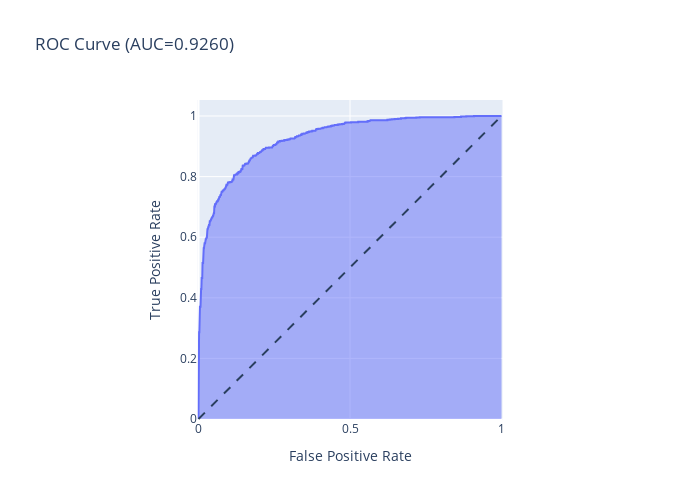

Notebook source saved alongside this figure:
### Code cell
#roc auc score
roc_auc_score(y_test, grid_clf.predict(X_test))

#accuracy score
accuracy_score(y_test, grid_clf.predict(X_test))

# classification report
print(classification_report(y_test, grid_clf.predict(X_test)))

#confusion matrix
c_matrix = confusion_matrix(y_test, grid_clf.predict(X_test))

#plot confusion matrix
sns.heatmap(c_matrix, annot=True, fmt='', cmap='Blues')

#plot roc curve
fpr, tpr, thresholds = roc_curve(y_test, grid_clf.predict_proba(X_test)[:,1])
roc_auc = auc(fpr, tpr)

fig = px.area(
    x=fpr, y=tpr,
    title=f'ROC Curve (AUC={roc_auc:.4f})',
    labels=dict(x='False Positive Rate', y='True Positive Rate'),
    width=700, height=500
)
fig.add_shape(
    type='line', line=dict(dash='dash'),
    x0=0, x1=1, y0=0, y1=1
)

fig.update_yaxes(scaleanchor="x", scaleratio=1)
fig.update_xaxes(constrain='domain')
fig.show()

### Figure 1 — Plotly figure (JSON) as saved in the notebook; plotly's stock layout.template omitted (floating-point values rounded to 4 significant figures; data arrays with more than 128 entries replaced by an {"elided": "..."} marker saying what was removed)
{"data": [{"fillpattern": {"shape": ""}, "hovertemplate": "False Positive Rate=%{x}<br>True Positive Rate=%{y}<extra></extra>", "legendgroup": "", "line": {"color": "#636efa"}, "marker": {"symbol": "circle"}, "mode": "lines", "name": "", "orientation": "v", "showlegend": false, "stackgroup": "1", "type": "scatter", "x": {"elided": "454 float values"}, "xaxis": "x", "y": {"elided": "454 float values"}, "yaxis": "y"}], "layout": {"height": 500, "legend": {"tracegroupgap": 0}, "shapes": [{"line": {"dash": "dash"}, "type": "line", "x0": 0, "x1": 1, "y0": 0, "y1": 1}], "title": {"text": "ROC Curve (AUC=0.9260)"}, "width": 700, "xaxis": {"anchor": "y", "constrain": "domain", "domain": [0, 1], "title": {"text": "False Positive Rate"}}, "yaxis": {"anchor": "x", "domain": [0, 1], "scaleanchor": "x", "scaleratio": 1, "title": {"text": "True Positive Rate"}}}}
